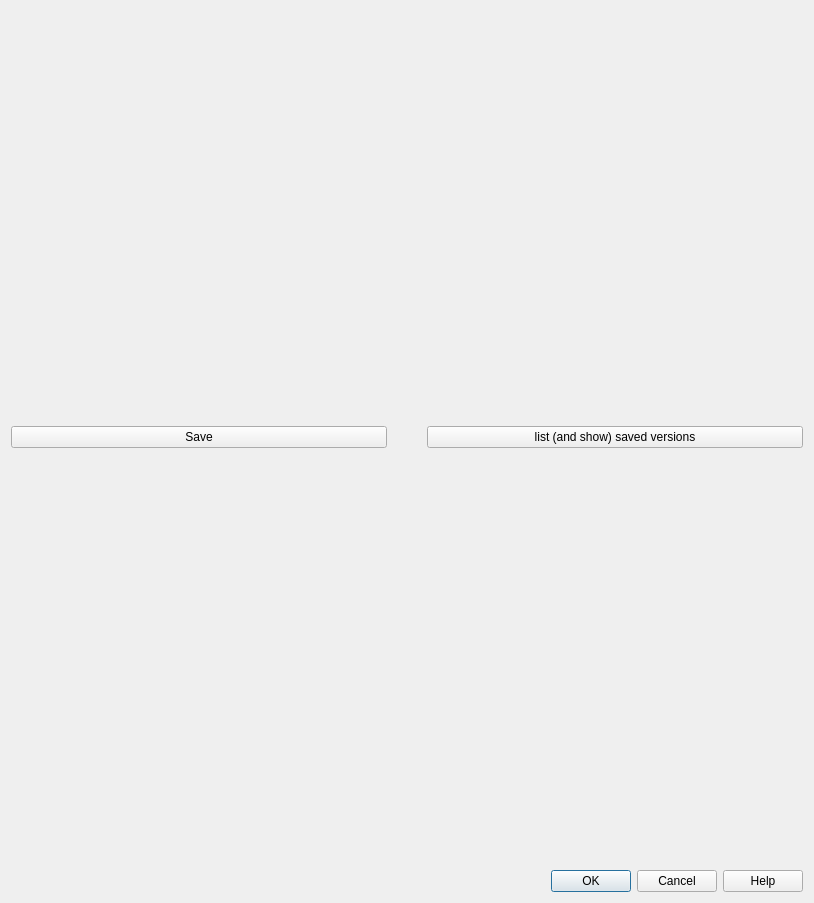
<?xml version="1.0" encoding="UTF-8"?>
<ui version="4.0">
 <class>Dialog</class>
 <widget class="QDialog" name="Dialog">
  <property name="geometry">
   <rect>
    <x>0</x>
    <y>0</y>
    <width>814</width>
    <height>903</height>
   </rect>
  </property>
  <property name="windowTitle">
   <string>Dialog</string>
  </property>
  <layout class="QGridLayout" name="gridLayout">
   <item row="2" column="0">
    <layout class="QVBoxLayout" name="outer">
     <property name="spacing">
      <number>0</number>
     </property>
     <item>
      <widget class="QWidget" name="wid_buts" native="true">
       <property name="sizePolicy">
        <sizepolicy hsizetype="Preferred" vsizetype="Minimum">
         <horstretch>0</horstretch>
         <verstretch>0</verstretch>
        </sizepolicy>
       </property>
       <layout class="QGridLayout" name="gridLayout_3">
        <property name="leftMargin">
         <number>0</number>
        </property>
        <property name="topMargin">
         <number>0</number>
        </property>
        <property name="rightMargin">
         <number>0</number>
        </property>
        <property name="bottomMargin">
         <number>0</number>
        </property>
        <property name="spacing">
         <number>0</number>
        </property>
        <item row="0" column="0">
         <layout class="QHBoxLayout" name="horizontalLayout">
          <property name="spacing">
           <number>0</number>
          </property>
          <item>
           <widget class="QPushButton" name="pb_save">
            <property name="text">
             <string>Save</string>
            </property>
           </widget>
          </item>
          <item>
           <spacer name="horizontalSpacer">
            <property name="orientation">
             <enum>Qt::Horizontal</enum>
            </property>
            <property name="sizeType">
             <enum>QSizePolicy::Minimum</enum>
            </property>
            <property name="sizeHint" stdset="0">
             <size>
              <width>40</width>
              <height>20</height>
             </size>
            </property>
           </spacer>
          </item>
          <item>
           <widget class="QPushButton" name="pb_viewold">
            <property name="text">
             <string>list (and show) saved versions</string>
            </property>
           </widget>
          </item>
         </layout>
        </item>
       </layout>
      </widget>
     </item>
    </layout>
   </item>
   <item row="3" column="0">
    <widget class="QDialogButtonBox" name="buttonBox">
     <property name="orientation">
      <enum>Qt::Horizontal</enum>
     </property>
     <property name="standardButtons">
      <set>QDialogButtonBox::Cancel|QDialogButtonBox::Help|QDialogButtonBox::Ok</set>
     </property>
    </widget>
   </item>
  </layout>
 </widget>
 <resources/>
 <connections>
  <connection>
   <sender>buttonBox</sender>
   <signal>accepted()</signal>
   <receiver>Dialog</receiver>
   <slot>accept()</slot>
   <hints>
    <hint type="sourcelabel">
     <x>248</x>
     <y>254</y>
    </hint>
    <hint type="destinationlabel">
     <x>157</x>
     <y>274</y>
    </hint>
   </hints>
  </connection>
  <connection>
   <sender>buttonBox</sender>
   <signal>rejected()</signal>
   <receiver>Dialog</receiver>
   <slot>reject()</slot>
   <hints>
    <hint type="sourcelabel">
     <x>316</x>
     <y>260</y>
    </hint>
    <hint type="destinationlabel">
     <x>286</x>
     <y>274</y>
    </hint>
   </hints>
  </connection>
 </connections>
</ui>
